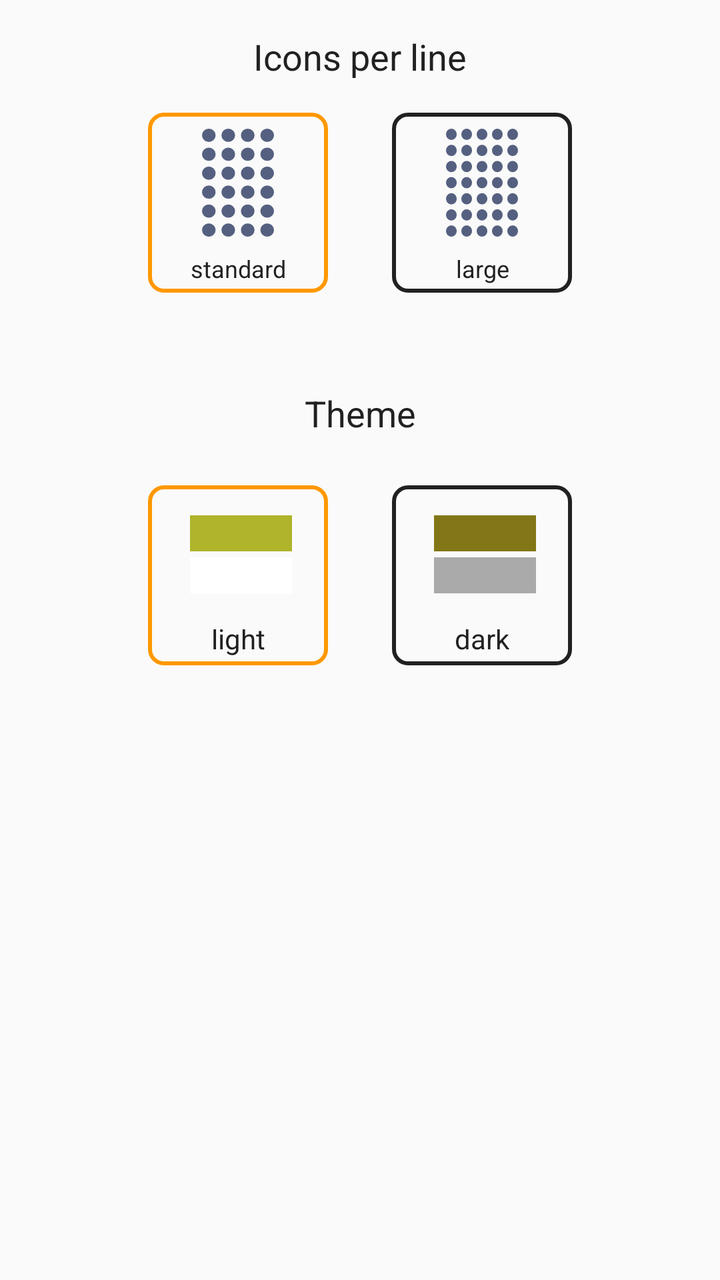
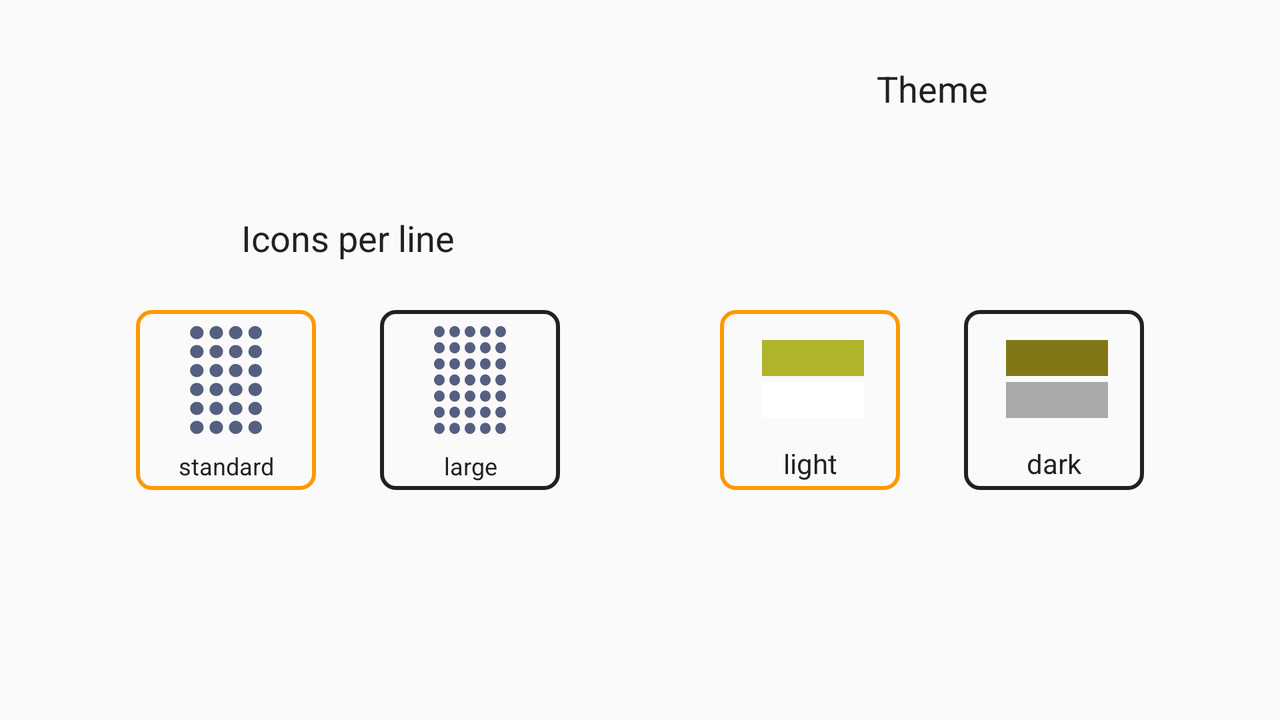

First picture: res/layout/ on a phone held upright. Second picture: the repository's own variant of that layout, on a device whose configuration matches the variant's folder. Source for both follows.
<!-- AndroidManifest.xml: application theme AppTheme -->
<!-- res/layout/fragment_4.xml -->
<?xml version="1.0" encoding="utf-8"?>
<LinearLayout xmlns:android="http://schemas.android.com/apk/res/android"
    xmlns:app="http://schemas.android.com/apk/res-auto"
    android:orientation="vertical"
    android:layout_width="match_parent"
    android:layout_height="0dp"
    android:layout_gravity="center_horizontal"
    android:layout_weight="1"
    android:layout_margin="@dimen/normal_margin">

    <TextView
        android:text="@string/choose_size"
        android:layout_width="match_parent"
        android:layout_height="wrap_content"
        android:id="@+id/textView"
        android:textColor="?attr/android:textColorPrimary"
        android:textSize="18sp"
        android:layout_marginStart="@dimen/activity_horizontal_margin"
        android:layout_marginEnd="@dimen/activity_horizontal_margin"
        android:layout_marginTop="@dimen/normal_margin"
        android:gravity="center" />

    <RadioGroup
        android:layout_width="wrap_content"
        android:layout_height="wrap_content"
        android:orientation="horizontal"
        android:layout_gravity="center_horizontal"
        android:layout_marginBottom="@dimen/fab_margin">

        <RadioButton
            android:text="@string/standart_size"
            android:id="@+id/radioButton"
            android:drawableTop="@drawable/ic_standart"
            android:button="@drawable/button_background_red"
            android:layout_width="90dp"
            android:layout_height="90dp"
            android:textColor="?attr/android:textColorPrimary"
            android:layout_margin="@dimen/normal_margin"
            android:textAllCaps="false"
            android:textSize="12sp"
            android:gravity="bottom|center_horizontal"
            android:background="@drawable/radio_button"
            android:paddingBottom="@dimen/fourth_margin"
            android:paddingTop="@dimen/half_margin"
            android:checked="true" />

        <RadioButton
            android:text="@string/large_size"
            android:drawableTop="@drawable/ic_large"
            android:button="@drawable/button_background_red"
            android:layout_width="90dp"
            android:layout_height="90dp"
            android:id="@+id/radioButton2"
            android:textColor="?attr/android:textColorPrimary"
            android:layout_margin="@dimen/normal_margin"
            android:textAllCaps="false"
            android:textSize="12sp"
            android:gravity="bottom|center_horizontal"
            android:background="@drawable/radio_button"
            android:paddingBottom="@dimen/fourth_margin"
            android:paddingTop="@dimen/half_margin" />

    </RadioGroup>

    <TextView
        android:text="@string/choose_theme"
        android:layout_width="match_parent"
        android:layout_height="wrap_content"
        android:layout_marginTop="@dimen/activity_vertical_margin"
        android:textColor="?attr/android:textColorPrimary"
        android:textSize="18sp"
        android:layout_marginStart="@dimen/activity_horizontal_margin"
        android:layout_marginEnd="@dimen/activity_horizontal_margin"
        android:gravity="center" />

    <RadioGroup
        android:layout_width="wrap_content"
        android:layout_height="wrap_content"
        android:orientation="horizontal"
        android:layout_margin="@dimen/half_margin"
        android:gravity="center"
        android:layout_gravity="center">

        <RadioButton
            android:text="@string/light"
            android:layout_width="90dp"
            android:layout_height="90dp"
            android:id="@+id/radioButton3"
            android:drawableTop="@drawable/ic_light"
            android:button="@drawable/button_background_red"
            android:layout_margin="@dimen/normal_margin"
            android:textColor="?attr/android:textColorPrimary"
            android:textAllCaps="false"
            android:background="@drawable/radio_button"
            android:gravity="bottom|center_horizontal"
            android:paddingBottom="@dimen/fourth_margin"
            android:checked="true" />

        <RadioButton
            android:text="@string/dark"
            android:layout_width="90dp"
            android:layout_height="90dp"
            android:id="@+id/radioButton4"
            android:drawableTop="@drawable/ic_dark"
            android:button="@drawable/button_background_red"
            android:layout_margin="@dimen/normal_margin"
            android:textColor="?attr/android:textColorPrimary"
            android:textAllCaps="false"
            android:background="@drawable/radio_button"
            android:gravity="bottom|center_horizontal"
            android:paddingBottom="@dimen/fourth_margin" />
    </RadioGroup>

</LinearLayout>
<!-- resources referenced by this layout -->
<resources>
  <dimen name="activity_horizontal_margin">16dp</dimen>
  <dimen name="activity_vertical_margin">16dp</dimen>
  <dimen name="fab_margin">16dp</dimen>
  <dimen name="fourth_margin">4dp</dimen>
  <dimen name="half_margin">8dp</dimen>
  <dimen name="normal_margin">16dp</dimen>
  <!-- drawable ic_dark (drawable) -->
  <vector xmlns:android="http://schemas.android.com/apk/res/android"
      android:width="72dp"
      android:height="72dp"
      android:viewportWidth="24.0"
      android:viewportHeight="24.0">
      <path
          android:fillColor="@android:color/darker_gray"
          android:pathData="M4,18h17v-6H4v6z" />
      <path
          android:fillColor="@color/colorPrimaryDarkInverse"
          android:pathData="M4,5v6h17V5H4z" />
  </vector>
  <!-- drawable ic_large: vector/xml drawable (drawable, 3788 chars, omitted) -->
  <!-- drawable ic_light (drawable) -->
  <vector xmlns:android="http://schemas.android.com/apk/res/android"
          android:width="72dp"
          android:height="72dp"
          android:viewportWidth="24.0"
          android:viewportHeight="24.0">
      <path
          android:fillColor="@android:color/white"
          android:pathData="M4,18h17v-6H4v6z" />
      <path
          android:fillColor="@color/colorPrimaryDark"
          android:pathData="M4,5v6h17V5H4z" />
  </vector>
  <!-- drawable ic_standart: vector/xml drawable (drawable, 2632 chars, omitted) -->
  <!-- drawable radio_button (drawable) -->
  <?xml version="1.0" encoding="utf-8"?>
  <selector xmlns:android="http://schemas.android.com/apk/res/android">
      <item android:state_checked="true">
          <shape xmlns:android="http://schemas.android.com/apk/res/android"
              android:shape="rectangle">
              
              <corners android:radius="7dp" />
              <stroke
                  android:width="2dp"
                  android:color="?attr/android:colorAccent" />
          </shape>
      </item>
      <item android:state_checked="false">
          <shape xmlns:android="http://schemas.android.com/apk/res/android"
              android:shape="rectangle">
              <corners android:radius="7dp" />
              <stroke
                  android:width="2dp"
                  android:color="?attr/android:textColorPrimary" />
          </shape>
      </item>
  </selector>
  <string name="choose_size">Icons per line</string>
  <string name="choose_theme">Theme</string>
  <string name="dark">dark</string>
  <string name="large_size">large</string>
  <string name="light">light</string>
  <string name="standart_size">standard</string>
  <style name="AppTheme" parent="Theme.AppCompat.Light.NoActionBar">
          
          <item name="colorPrimary">@color/colorPrimary</item>
          <item name="colorPrimaryDark">@color/colorPrimaryDark</item>
          <item name="colorAccent">@color/colorAccent</item>
          <item name="android:textColorPrimary">@color/textColorPrimary</item>
          <item name="android:textColorSecondary">@color/textColorSecondary</item>
      </style>
  <color name="colorPrimaryDarkInverse">#827717</color>
  <color name="colorPrimaryDark">#AFB42B</color>
  <color name="colorPrimary">#CDDC39</color>
  <color name="colorAccent">#FF9800</color>
  <color name="textColorPrimary">#212121</color>
  <color name="textColorSecondary">#757575</color>
</resources>
<!-- res/layout-land/fragment_4.xml (the author's variant of the layout above) -->
<!-- drawn on the phone turned sideways -->
<?xml version="1.0" encoding="utf-8"?>
<LinearLayout xmlns:android="http://schemas.android.com/apk/res/android"
    xmlns:app="http://schemas.android.com/apk/res-auto"
    android:orientation="horizontal"
    android:layout_width="match_parent"
    android:layout_height="wrap_content"
    android:layout_gravity="center_horizontal"
    android:gravity="center_vertical|center_horizontal">


    <LinearLayout
        android:orientation="vertical"
        android:layout_width="wrap_content"
        android:layout_height="wrap_content"
        android:layout_margin="@dimen/activity_horizontal_margin">

        <TextView
            android:text="@string/choose_size"
            android:layout_width="match_parent"
            android:layout_height="wrap_content"
            android:layout_marginTop="@dimen/fab_margin"
            android:textColor="?attr/android:textColorPrimary"
            android:textSize="18sp"
            android:layout_marginStart="@dimen/activity_horizontal_margin"
            android:layout_marginEnd="@dimen/activity_horizontal_margin"
            android:gravity="center" />

        <RadioGroup
            android:layout_width="match_parent"
            android:layout_height="match_parent"
            android:orientation="horizontal"
            android:layout_gravity="center_horizontal"
            android:layout_margin="@dimen/half_margin">

            <RadioButton
                android:text="@string/standart_size"
                android:id="@+id/radioButton"
                android:drawableTop="@drawable/ic_standart"
                android:button="@drawable/button_background_red"
                android:layout_width="90dp"
                android:layout_height="90dp"
                android:textColor="?attr/android:textColorPrimary"
                android:layout_margin="@dimen/fab_margin"
                android:textAllCaps="false"
                android:textSize="12sp"
                android:gravity="bottom|center_horizontal"
                android:background="@drawable/radio_button"
                android:paddingBottom="@dimen/fourth_margin"
                android:paddingTop="@dimen/half_margin"
                android:checked="true" />

            <RadioButton
                android:text="@string/large_size"
                android:drawableTop="@drawable/ic_large"
                android:button="@drawable/button_background_red"
                android:layout_width="90dp"
                android:layout_height="90dp"
                android:id="@+id/radioButton2"
                android:textColor="?attr/android:textColorPrimary"
                android:layout_margin="@dimen/fab_margin"
                android:textAllCaps="false"
                android:textSize="12sp"
                android:gravity="bottom|center_horizontal"
                android:background="@drawable/radio_button"
                android:paddingBottom="@dimen/fourth_margin"
                android:paddingTop="@dimen/half_margin" />

        </RadioGroup>
    </LinearLayout>

    <LinearLayout
        android:orientation="vertical"
        android:layout_width="wrap_content"
        android:layout_height="match_parent"
        android:layout_margin="@dimen/activity_horizontal_margin">

        <TextView
            android:text="@string/choose_theme"
            android:layout_width="match_parent"
            android:layout_height="wrap_content"
            android:layout_marginTop="@dimen/fab_margin"
            android:textColor="?attr/android:textColorPrimary"
            android:textSize="18sp"
            android:layout_marginStart="@dimen/activity_horizontal_margin"
            android:layout_marginEnd="@dimen/activity_horizontal_margin"
            android:gravity="center" />

        <RadioGroup
            android:layout_width="match_parent"
            android:layout_height="match_parent"
            android:orientation="horizontal"
            android:layout_margin="@dimen/half_margin"
            android:gravity="center"
            android:layout_gravity="center">

            <RadioButton
                android:text="@string/light"
                android:layout_width="90dp"
                android:layout_height="90dp"
                android:id="@+id/radioButton3"
                android:drawableTop="@drawable/ic_light"
                android:button="@drawable/button_background_red"
                android:layout_margin="@dimen/fab_margin"
                android:textColor="?attr/android:textColorPrimary"
                android:textAllCaps="false"
                android:background="@drawable/radio_button"
                android:gravity="bottom|center_horizontal"
                android:paddingBottom="@dimen/fourth_margin"
                android:checked="true" />

            <RadioButton
                android:text="@string/dark"
                android:layout_width="90dp"
                android:layout_height="90dp"
                android:id="@+id/radioButton4"
                android:drawableTop="@drawable/ic_dark"
                android:button="@drawable/button_background_red"
                android:layout_margin="@dimen/fab_margin"
                android:textColor="?attr/android:textColorPrimary"
                android:textAllCaps="false"
                android:background="@drawable/radio_button"
                android:gravity="bottom|center_horizontal"
                android:paddingBottom="@dimen/fourth_margin" />
        </RadioGroup>
    </LinearLayout>

</LinearLayout>
<!-- resources referenced by the variant -->
<!-- as the phone turned sideways resolves them -->
<resources>
  <dimen name="activity_horizontal_margin">16dp</dimen>
  <dimen name="fab_margin">16dp</dimen>
  <dimen name="fourth_margin">4dp</dimen>
  <dimen name="half_margin">8dp</dimen>
  <!-- drawable ic_dark (drawable) -->
  <vector xmlns:android="http://schemas.android.com/apk/res/android"
      android:width="72dp"
      android:height="72dp"
      android:viewportWidth="24.0"
      android:viewportHeight="24.0">
      <path
          android:fillColor="@android:color/darker_gray"
          android:pathData="M4,18h17v-6H4v6z" />
      <path
          android:fillColor="@color/colorPrimaryDarkInverse"
          android:pathData="M4,5v6h17V5H4z" />
  </vector>
  <!-- drawable ic_large: vector/xml drawable (drawable, 3788 chars, omitted) -->
  <!-- drawable ic_light (drawable) -->
  <vector xmlns:android="http://schemas.android.com/apk/res/android"
          android:width="72dp"
          android:height="72dp"
          android:viewportWidth="24.0"
          android:viewportHeight="24.0">
      <path
          android:fillColor="@android:color/white"
          android:pathData="M4,18h17v-6H4v6z" />
      <path
          android:fillColor="@color/colorPrimaryDark"
          android:pathData="M4,5v6h17V5H4z" />
  </vector>
  <!-- drawable ic_standart: vector/xml drawable (drawable, 2632 chars, omitted) -->
  <!-- drawable radio_button (drawable) -->
  <?xml version="1.0" encoding="utf-8"?>
  <selector xmlns:android="http://schemas.android.com/apk/res/android">
      <item android:state_checked="true">
          <shape xmlns:android="http://schemas.android.com/apk/res/android"
              android:shape="rectangle">
              
              <corners android:radius="7dp" />
              <stroke
                  android:width="2dp"
                  android:color="?attr/android:colorAccent" />
          </shape>
      </item>
      <item android:state_checked="false">
          <shape xmlns:android="http://schemas.android.com/apk/res/android"
              android:shape="rectangle">
              <corners android:radius="7dp" />
              <stroke
                  android:width="2dp"
                  android:color="?attr/android:textColorPrimary" />
          </shape>
      </item>
  </selector>
  <string name="choose_size">Icons per line</string>
  <string name="choose_theme">Theme</string>
  <string name="dark">dark</string>
  <string name="large_size">large</string>
  <string name="light">light</string>
  <string name="standart_size">standard</string>
  <style name="AppTheme" parent="Theme.AppCompat.Light.NoActionBar">
          
          <item name="colorPrimary">@color/colorPrimary</item>
          <item name="colorPrimaryDark">@color/colorPrimaryDark</item>
          <item name="colorAccent">@color/colorAccent</item>
          <item name="android:textColorPrimary">@color/textColorPrimary</item>
          <item name="android:textColorSecondary">@color/textColorSecondary</item>
      </style>
  <color name="colorPrimaryDarkInverse">#827717</color>
  <color name="colorPrimaryDark">#AFB42B</color>
  <color name="colorPrimary">#CDDC39</color>
  <color name="colorAccent">#FF9800</color>
  <color name="textColorPrimary">#212121</color>
  <color name="textColorSecondary">#757575</color>
</resources>
